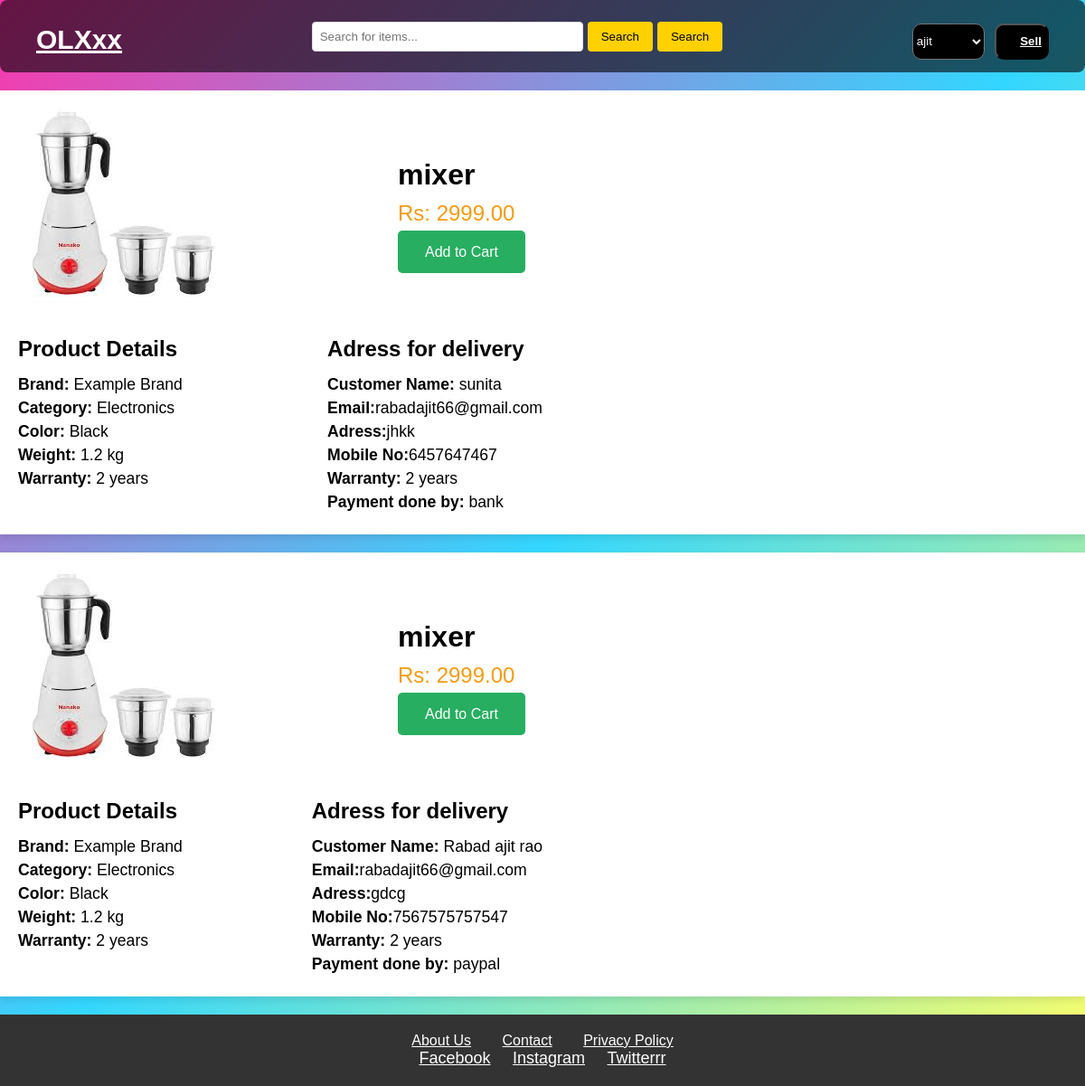
Page /orderes (signed in) on the committed database.
### olxapp/models.py (models this page shows, shortened)
class delivery(models.Model):
    user=models.ForeignKey(User,on_delete=models.CASCADE)
    name=models.CharField(max_length=100)
    email=models.EmailField(max_length=100)
    address=models.CharField(max_length=255)
    mobile=models.IntegerField(max_length=100)
    payment=models.CharField(max_length=100)
    orderid=models.ForeignKey(Product,on_delete=models.CASCADE)

class Product(models.Model):
    user=models.ForeignKey(User,on_delete=models.CASCADE)
    name = models.CharField(max_length=100)# For the name of the product
    price = models.DecimalField(max_digits=10, decimal_places=2)  # Price of the product
    image = models.ImageField(upload_to='images/')  # Image field for uploading images
    address = models.CharField(max_length=255)
    contact_no=models.IntegerField(max_length=10)
    type=models.CharField(choices=type,max_length=20)

### olxapp/views.py (the view)
# urls.py: path('orderes',views.orders,name='orders'),
@login_required
def orders(request):
    orderes=delivery.objects.filter(user=request.user)
    return render(request,'orders.html',{'orderes':orderes})

### myolx/templates/orders.html (shortened to what this page needs)
{% extends 'base.html' %}
{% block content %}
{% for order in orderes%}
    <div class="container">
        <div class="product">
            <div class="product-img">
                <img src="/media/{{order.orderid.image}}"  alt="Product Image">
            </div>
            <div class="product-info">
                <h1>{{order.orderid.name}}</h1>
                <div class="price">Rs: {{order.orderid.price}}</div>
                <a href="#" class="button">Add to Cart</a>
            </div>
        </div>
<div style="display: flex; justify-content: space-between; width: 50%;">
        <div class="product-details">
            <h2>Product Details</h2>
            <ul>
                <li><strong>Brand:</strong> Example Brand</li>
                <li><strong>Category:</strong> Electronics</li>
                <li><strong>Color:</strong> Black</li>
                <li><strong>Weight:</strong> 1.2 kg</li>
                <li><strong>Warranty:</strong> 2 years</li>
            </ul>
        </div>
        <div class="product-details">
            <h2>Adress for delivery</h2>
            <ul>
                <li><strong>Customer Name:</strong> {{order.name}}</li>
                <li><strong>Email:</strong>{{order.email}} </li>
                <li><strong>Adress:</strong>{{order.address}}</li>
                <li><strong>Mobile No:</strong>{{order.mobile}}</li>
                <li><strong>Warranty:</strong> 2 years</li>
                <li><strong>Payment done by:</strong> {{order.payment}}</li>
            </ul>
        </div>
    </div>
    </div>
    {% endfor %}
    {% endblock %}

### myolx/templates/base.html (shortened to what this page needs)
<!DOCTYPE html>
<html lang="en">
<head>
</head>
<body>
 <header>
    <nav class="navbar">
        <div class="logo">
            <a href="/">OLXxx</a>
        </div>
        <form action="{% url 'search' %}" method="post">
        <div class="search-bar" style="display: flex; justify-content: left;">
            <input type="text" placeholder="Search for items..." name="search">
            <button style="margin-left: 5px;">Search</button>
             <button style="margin-left: 5px;">Search</button>
        </div>
    </form>
        <div class="user-actions">
            {% if request.user.is_authenticated %}
                <select id="dropdown" name="dropdown" style="background-color: black; height: 40px; border-radius: 10px; color: white; width: 80px;" onchange="window.location.href=this.value;">
                    <option value="option1">{{request.user}}</option>
                </select>
            <button style="background-color: black;height: 40px; border-radius: 10px; width: 60px;"><a href="{% url 'sellform' %}">Sell  </a></button>
        </div>
        {% endif %}
    </nav>
 </header>
{% block content %}
{% endblock %}
<footer style='background: linear-gradient(135deg, rgba(255, 0, 150, 0.8)'>
    <div class="footer-links">
        <a href="/about">About Us</a>
        <a href="/contact">Contact</a>
        <a href="/privacy-policy">Privacy Policy</a>
    </div>
    <div class="social-media">
        <a href="#">Facebook</a>
        <a href="#">Instagram</a>
        <a href="#">Twitterrr</a>
    </div>
</footer>
</body>
</html>

### myolx/templates/base.html (style rules this page uses)
* { margin: 0; padding: 0; box-sizing: border-box; font-family: 'Poppins', sans-serif; }
body { width: 100%; background: linear-gradient(135deg, rgba(255, 0, 150, 0.8), rgba(0, 204, 255, 0.8), rgba(255, 255, 0, 0.6)); min-height: 350px; }
header { background-color: #19c0dd; padding: 10px 0; }
.navbar { display: flex; justify-content: space-between; align-items: center; padding: 0 20px; height: 40px; }
.navbar .logo a { font-size: 30px; color: white; font-weight: bold; }
.search-bar input { padding: 8px; width: 300px; border-radius: 4px; border: 1px solid #ddd; }
.search-bar button { padding: 8px 15px; background-color: #ffd100; border: none; border-radius: 4px; cursor: pointer; }
.user-actions a { color: white; margin-left: 20px; font-weight: bold; }
footer { background-color: #333; color: white; padding: 20px; text-align: center; margin }
.footer-links a { color: white; margin: 0 15px; font-size: 16px; }
.social-media a { color: white; margin: 0 10px; font-size: 18px; }
.footer-links a { color: white; margin: 0px 15px ; font-size: 16px; }

### myolx/templates/orders.html (style rules this page uses)
header { background-color: rgba(0, 0, 0, 0.6); color: white; padding: 20px; width: 100%; text-align: center; font-size: 2.5rem; margin-bottom: 20px; border-radius: 8px; }
.container { max-width: 1200px; margin: 20px auto; background-color: #fff; padding: 20px; box-shadow: 0 4px 8px rgba(0, 0, 0, 0.1); }
.product { display: flex; justify-content: space-between; align-items: center; }
.product-img { max-width: 400px; width: 100%; border-radius: 8px; }
.product-info { flex: 1; padding-left: 20px; }
.product-info h1 { font-size: 2rem; margin-bottom: 10px; }
.product-info .price { font-size: 1.5rem; color: #f39c12; margin-bottom: 20px; }
.button { background-color: #27ae60; color: #fff; padding: 15px 30px; font-size: 1rem; border: none; border-radius: 5px; cursor: pointer; text-align: center; text-decoration: none; }
.product-details { margin-top: 30px; }
.product-details h2 { font-size: 1.5rem; margin-bottom: 15px; }
.product-details ul { list-style-type: none; padding: 0; }
.product-details ul li { font-size: 1.1rem; margin-bottom: 5px; }

### rows in the picture
delivery: orderid.image (picture), orderid.name "mixer", orderid.price "2999.00", name "sunita", email "rabadajit66@gmail.com", address "jhkk", mobile "6457647467", payment "bank"
delivery: orderid.image (picture), orderid.name "mixer", orderid.price "2999.00", name "Rabad ajit rao", email "rabadajit66@gmail.com", address "gdcg", mobile "7567575757547", payment "paypal"
